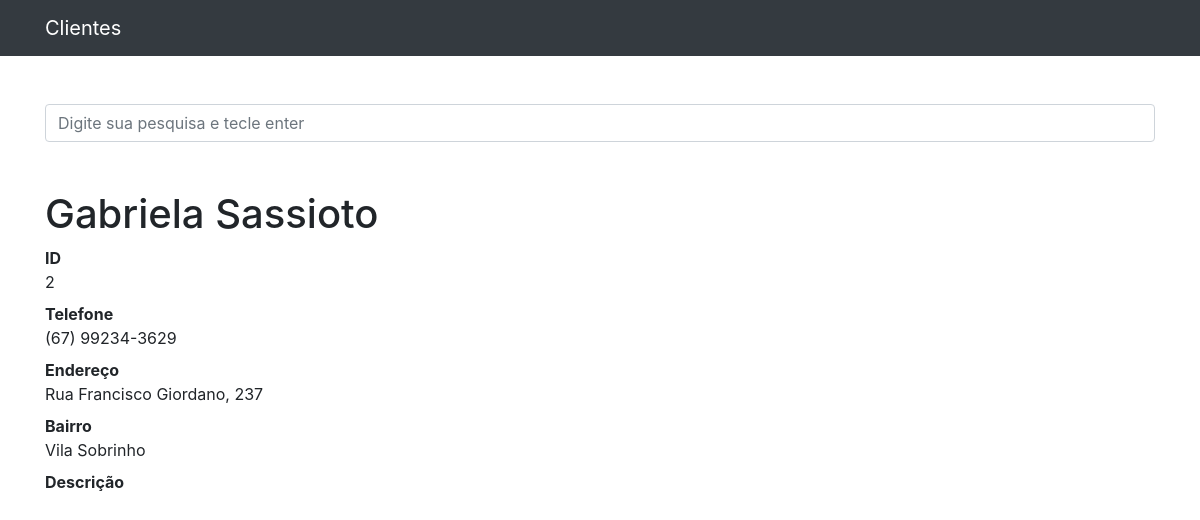
/2, run on the app's committed database.
### clientes/models.py (models this page shows, shortened)
class Cliente(models.Model):
    nome = models.CharField(max_length=255)
    sobrenome = models.CharField(max_length=255, blank=True)
    telefone = models.CharField(max_length=255)
    endereco = models.CharField(max_length=255, blank=True)
    bairro = models.CharField(max_length=255, blank=True)
    descricao = models.TextField(blank=True)

### clientes/views.py (the view)
# urls.py: path('<int:cliente_id>', views.ver_cliente, name='ver_cliente'),
def ver_cliente(request, cliente_id):
    cliente = get_object_or_404(Cliente, id=cliente_id)
    return render(request, 'clientes/ver_cliente.html', {
        'cliente': cliente
    })

### clientes/templates/clientes/ver_cliente.html (shortened to what this page needs)
{% extends 'base.html' %}
{%block conteudo%}
  <h1 class="mt-5">{{ cliente.nome }} {{ cliente.sobrenome }}</h1>
    <dl>
      <dt>ID</dt>
      <dd>{{ cliente.id }}</dd>
      <dt>Telefone</dt>
      <dd>{{ cliente.telefone }}</dd>
      <dt>Endereço</dt>
      <dd>{{ cliente.endereco }}</dd>
      <dt>Bairro</dt>
      <dd>{{ cliente.bairro }}</dd>
      <dt>Descrição</dt>
    </dl>
{%endblock%}

### data on the page
Cliente: nome "Gabriela", sobrenome "Sassioto", id "2", telefone "(67) 99234-3629", endereco "Rua Francisco Giordano, 237", bairro "Vila Sobrinho"
